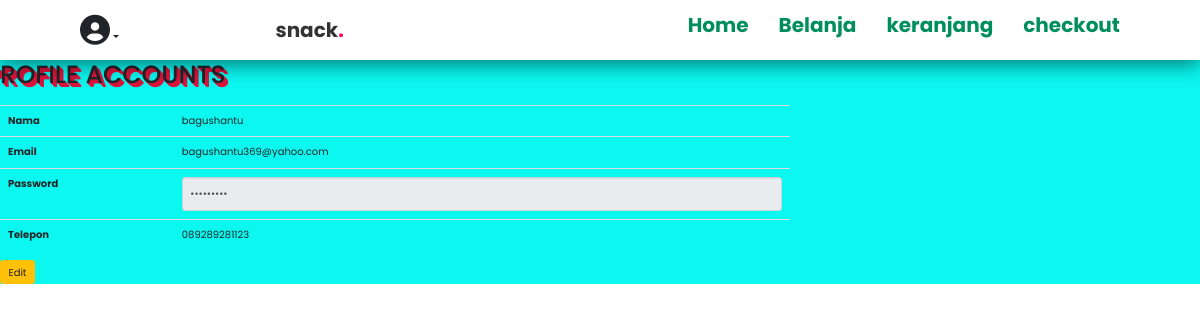
The page /TA/profile.php?id=1 on the database its author committed.
### tables this page shows
CREATE TABLE `pelanggan` (
  `id_pelanggan` int(89) NOT NULL,
  `email_pelanggan` varchar(100) NOT NULL,
  `password_pelanggan` varchar(100) NOT NULL,
  `nama_pelanggan` varchar(100) NOT NULL,
  `telepon_pelanggan` varchar(100) NOT NULL
);

### TA/profile.php (the view, shortened to what this page needs)
	<?php
	include 'koneksi.php';
	$id_pelanggan = $_GET['id'];
	 $ambil_pelanggan = $koneksi->query("SELECT * FROM pelanggan WHERE id_pelanggan='$id_pelanggan'");
	 $tiap_pelanggan = $ambil_pelanggan->fetch_assoc();
	 ?>
	<!DOCTYPE html>
	<html>
	<head>
	<link rel="stylesheet" href="admin/assets/css/bootstrap.css">
	</head>
	<body>
	<?php
	include 'menu.php';
	 ?>
<br><br><br><br>
	<div class="row">
<br>
<br>
<br>
		<h1>Profile Accounts</h1>
<br>
<br>
			<div class="col-md-3">
			</div>
			<div class="col-md-8">
				<table class="table">
					<tr>
						<th>Nama </th>
						<td><?php echo $tiap_pelanggan ['nama_pelanggan'] ?></td>
						</tr>
					<tr>
						<th>Email </th>
						<td><?php echo $tiap_pelanggan ['email_pelanggan'] ?></td>
					</tr>
					<tr>
						<th>Password</th>
						<td><input type="Password" name=""  readonly value="<?php echo $tiap_pelanggan['password_pelanggan']  ?>"  class="form-control"></td>
					</tr>
					<tr>
						<th>Telepon</th>
						<td><?php echo $tiap_pelanggan['telepon_pelanggan'] ?></td>
					</tr>
				</table>
				<a href="edit_profile.php?id=<?php echo $tiap_pelanggan['id_pelanggan'] ?>" class="btn btn-warning">Edit</a>
			</div>
		</div>
	</body>
	</html>

### TA/stylenav.css (style rules this page uses)
* { margin: 0; padding: 0; box-sizing: border-box; font-family: 'Poppins', sans-serif; scroll-behavior: smooth; }

### TA/profile.php (style rules this page uses)
* { font-family: 'Poppins', sans-serif; }
h1 { margin:80px 0 10px 0; font-size: 52px; font-family: 'Montserrat', sans-serif; text-transform: uppercase; text-shadow: 1px 1px 0px #DC143C, 2px 2px 0px #DC143C, 3px 3px 0px #DC143C, 4px 4px 0px #DC143C; }
.row { background: #0BF7F0; }

### rows shown on the page
pelanggan: nama_pelanggan "bagushantu", email_pelanggan "bagushantu369@yahoo.com", telepon_pelanggan "089289281123"
